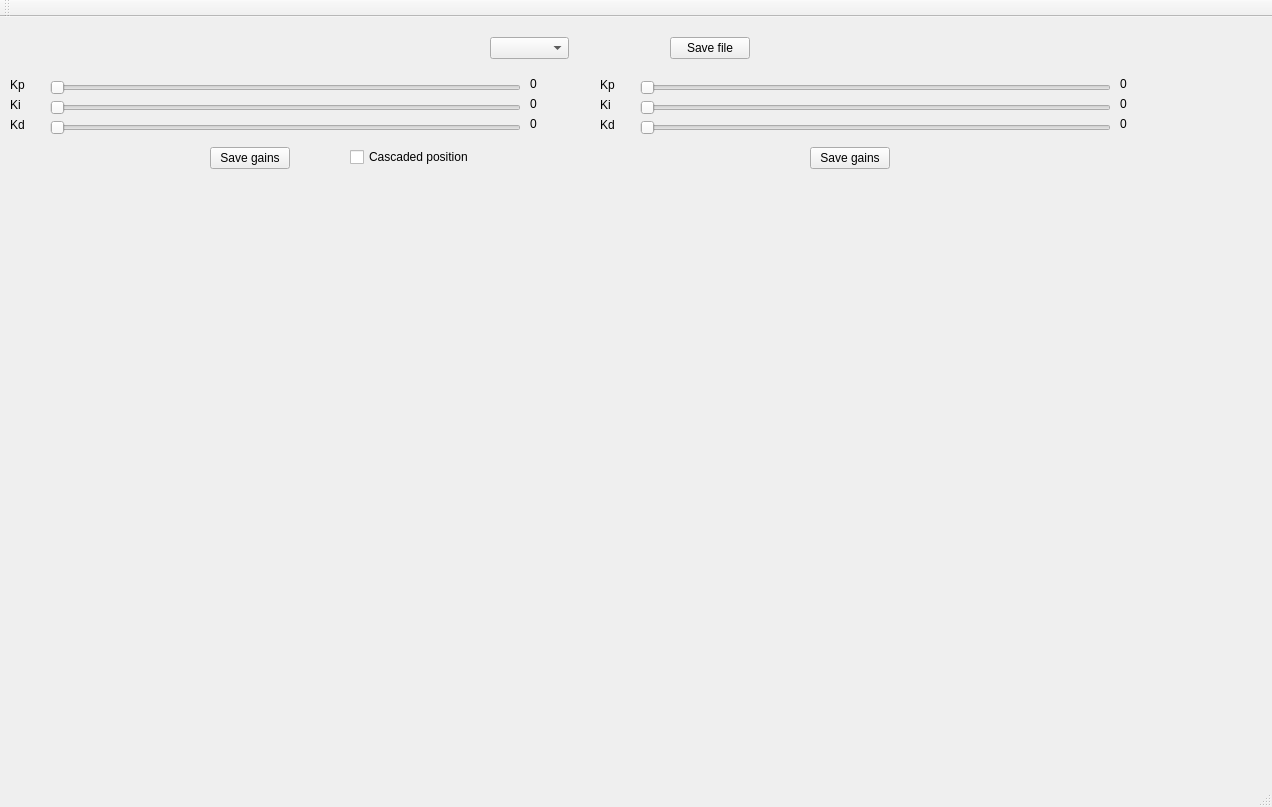
<?xml version="1.0" encoding="UTF-8"?>
<ui version="4.0">
 <class>TunePID</class>
 <widget class="QMainWindow" name="TunePID">
  <property name="geometry">
   <rect>
    <x>0</x>
    <y>0</y>
    <width>1272</width>
    <height>807</height>
   </rect>
  </property>
  <property name="windowTitle">
   <string>TunePID</string>
  </property>
  <widget class="QWidget" name="centralWidget">
   <widget class="QPushButton" name="p_save">
    <property name="geometry">
     <rect>
      <x>210</x>
      <y>130</y>
      <width>80</width>
      <height>22</height>
     </rect>
    </property>
    <property name="text">
     <string>Save gains</string>
    </property>
   </widget>
   <widget class="QWidget" name="p_sim" native="true">
    <property name="geometry">
     <rect>
      <x>29</x>
      <y>169</y>
      <width>531</width>
      <height>561</height>
     </rect>
    </property>
   </widget>
   <widget class="QSlider" name="p_Kp_slider">
    <property name="geometry">
     <rect>
      <x>50</x>
      <y>60</y>
      <width>471</width>
      <height>21</height>
     </rect>
    </property>
    <property name="maximum">
     <number>1000</number>
    </property>
    <property name="orientation">
     <enum>Qt::Horizontal</enum>
    </property>
   </widget>
   <widget class="QComboBox" name="axes_list">
    <property name="geometry">
     <rect>
      <x>490</x>
      <y>20</y>
      <width>79</width>
      <height>22</height>
     </rect>
    </property>
   </widget>
   <widget class="QLabel" name="label">
    <property name="geometry">
     <rect>
      <x>10</x>
      <y>60</y>
      <width>31</width>
      <height>16</height>
     </rect>
    </property>
    <property name="text">
     <string>Kp</string>
    </property>
   </widget>
   <widget class="QLabel" name="p_Kp">
    <property name="geometry">
     <rect>
      <x>530</x>
      <y>60</y>
      <width>59</width>
      <height>14</height>
     </rect>
    </property>
    <property name="text">
     <string>0</string>
    </property>
   </widget>
   <widget class="QWidget" name="v_sim" native="true">
    <property name="geometry">
     <rect>
      <x>610</x>
      <y>170</y>
      <width>531</width>
      <height>561</height>
     </rect>
    </property>
   </widget>
   <widget class="QLabel" name="label_2">
    <property name="geometry">
     <rect>
      <x>10</x>
      <y>80</y>
      <width>31</width>
      <height>16</height>
     </rect>
    </property>
    <property name="text">
     <string>Ki</string>
    </property>
   </widget>
   <widget class="QSlider" name="p_Ki_slider">
    <property name="geometry">
     <rect>
      <x>50</x>
      <y>80</y>
      <width>471</width>
      <height>21</height>
     </rect>
    </property>
    <property name="maximum">
     <number>1000</number>
    </property>
    <property name="orientation">
     <enum>Qt::Horizontal</enum>
    </property>
   </widget>
   <widget class="QLabel" name="p_Ki">
    <property name="geometry">
     <rect>
      <x>530</x>
      <y>80</y>
      <width>59</width>
      <height>14</height>
     </rect>
    </property>
    <property name="text">
     <string>0</string>
    </property>
   </widget>
   <widget class="QLabel" name="label_3">
    <property name="geometry">
     <rect>
      <x>10</x>
      <y>100</y>
      <width>31</width>
      <height>16</height>
     </rect>
    </property>
    <property name="text">
     <string>Kd</string>
    </property>
   </widget>
   <widget class="QSlider" name="p_Kd_slider">
    <property name="geometry">
     <rect>
      <x>50</x>
      <y>100</y>
      <width>471</width>
      <height>21</height>
     </rect>
    </property>
    <property name="maximum">
     <number>1000</number>
    </property>
    <property name="orientation">
     <enum>Qt::Horizontal</enum>
    </property>
   </widget>
   <widget class="QLabel" name="p_Kd">
    <property name="geometry">
     <rect>
      <x>530</x>
      <y>100</y>
      <width>59</width>
      <height>14</height>
     </rect>
    </property>
    <property name="text">
     <string>0</string>
    </property>
   </widget>
   <widget class="QLabel" name="label_4">
    <property name="geometry">
     <rect>
      <x>600</x>
      <y>60</y>
      <width>31</width>
      <height>16</height>
     </rect>
    </property>
    <property name="text">
     <string>Kp</string>
    </property>
   </widget>
   <widget class="QLabel" name="v_Ki">
    <property name="geometry">
     <rect>
      <x>1120</x>
      <y>80</y>
      <width>59</width>
      <height>14</height>
     </rect>
    </property>
    <property name="text">
     <string>0</string>
    </property>
   </widget>
   <widget class="QLabel" name="label_5">
    <property name="geometry">
     <rect>
      <x>600</x>
      <y>100</y>
      <width>31</width>
      <height>16</height>
     </rect>
    </property>
    <property name="text">
     <string>Kd</string>
    </property>
   </widget>
   <widget class="QLabel" name="label_6">
    <property name="geometry">
     <rect>
      <x>600</x>
      <y>80</y>
      <width>31</width>
      <height>16</height>
     </rect>
    </property>
    <property name="text">
     <string>Ki</string>
    </property>
   </widget>
   <widget class="QSlider" name="v_Kp_slider">
    <property name="geometry">
     <rect>
      <x>640</x>
      <y>60</y>
      <width>471</width>
      <height>21</height>
     </rect>
    </property>
    <property name="maximum">
     <number>1000</number>
    </property>
    <property name="orientation">
     <enum>Qt::Horizontal</enum>
    </property>
   </widget>
   <widget class="QSlider" name="v_Ki_slider">
    <property name="geometry">
     <rect>
      <x>640</x>
      <y>80</y>
      <width>471</width>
      <height>21</height>
     </rect>
    </property>
    <property name="maximum">
     <number>1000</number>
    </property>
    <property name="orientation">
     <enum>Qt::Horizontal</enum>
    </property>
   </widget>
   <widget class="QLabel" name="v_Kp">
    <property name="geometry">
     <rect>
      <x>1120</x>
      <y>60</y>
      <width>59</width>
      <height>14</height>
     </rect>
    </property>
    <property name="text">
     <string>0</string>
    </property>
   </widget>
   <widget class="QSlider" name="v_Kd_slider">
    <property name="geometry">
     <rect>
      <x>640</x>
      <y>100</y>
      <width>471</width>
      <height>21</height>
     </rect>
    </property>
    <property name="maximum">
     <number>1000</number>
    </property>
    <property name="orientation">
     <enum>Qt::Horizontal</enum>
    </property>
   </widget>
   <widget class="QLabel" name="v_Kd">
    <property name="geometry">
     <rect>
      <x>1120</x>
      <y>100</y>
      <width>59</width>
      <height>14</height>
     </rect>
    </property>
    <property name="text">
     <string>0</string>
    </property>
   </widget>
   <widget class="QPushButton" name="save_gains_2">
    <property name="geometry">
     <rect>
      <x>670</x>
      <y>20</y>
      <width>80</width>
      <height>22</height>
     </rect>
    </property>
    <property name="text">
     <string>Save file</string>
    </property>
   </widget>
   <widget class="QPushButton" name="v_save">
    <property name="geometry">
     <rect>
      <x>810</x>
      <y>130</y>
      <width>80</width>
      <height>22</height>
     </rect>
    </property>
    <property name="text">
     <string>Save gains</string>
    </property>
   </widget>
   <widget class="QCheckBox" name="p_cascaded">
    <property name="geometry">
     <rect>
      <x>350</x>
      <y>130</y>
      <width>131</width>
      <height>20</height>
     </rect>
    </property>
    <property name="text">
     <string>Cascaded position</string>
    </property>
   </widget>
  </widget>
  <widget class="QMenuBar" name="menuBar">
   <property name="geometry">
    <rect>
     <x>0</x>
     <y>0</y>
     <width>1272</width>
     <height>19</height>
    </rect>
   </property>
  </widget>
  <widget class="QToolBar" name="mainToolBar">
   <attribute name="toolBarArea">
    <enum>TopToolBarArea</enum>
   </attribute>
   <attribute name="toolBarBreak">
    <bool>false</bool>
   </attribute>
  </widget>
  <widget class="QStatusBar" name="statusBar"/>
 </widget>
 <layoutdefault spacing="6" margin="11"/>
 <resources/>
 <connections/>
</ui>
